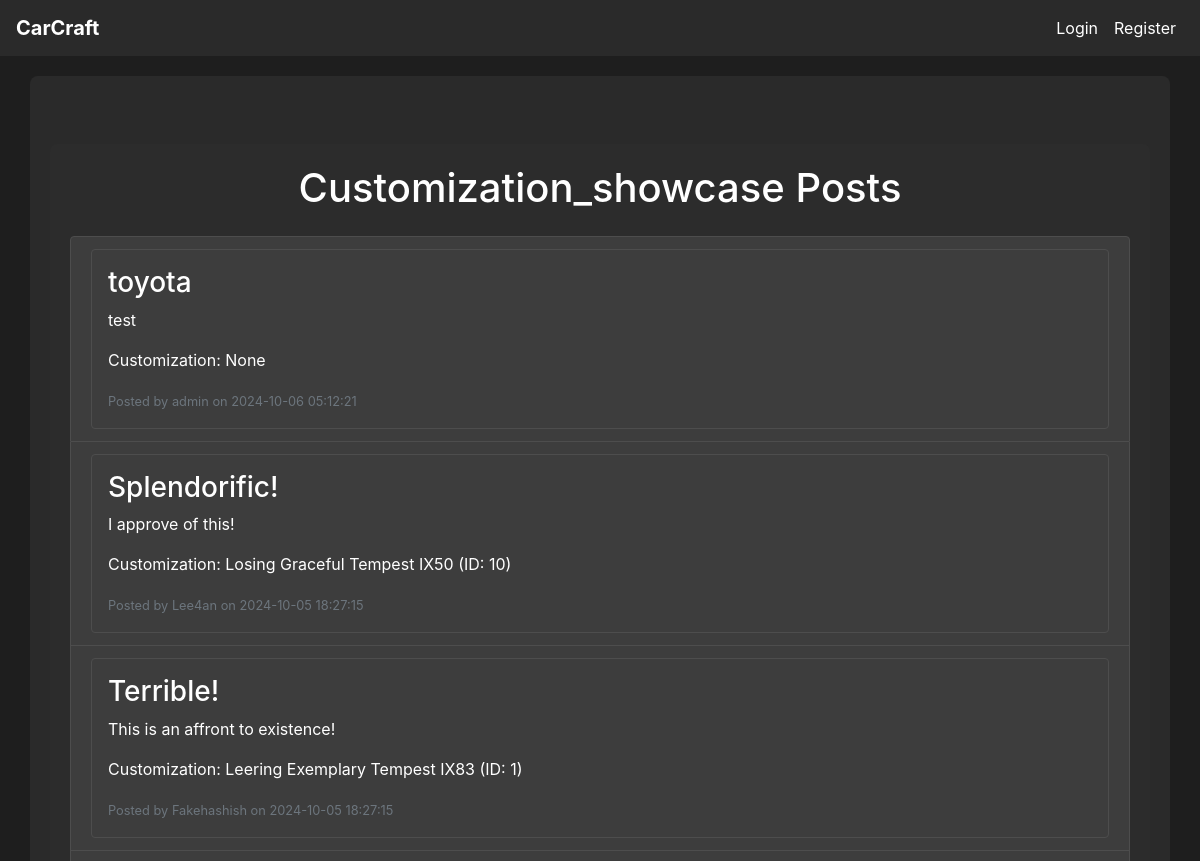
Before: /forum/category/customization_showcase (upper part) with the older database file.
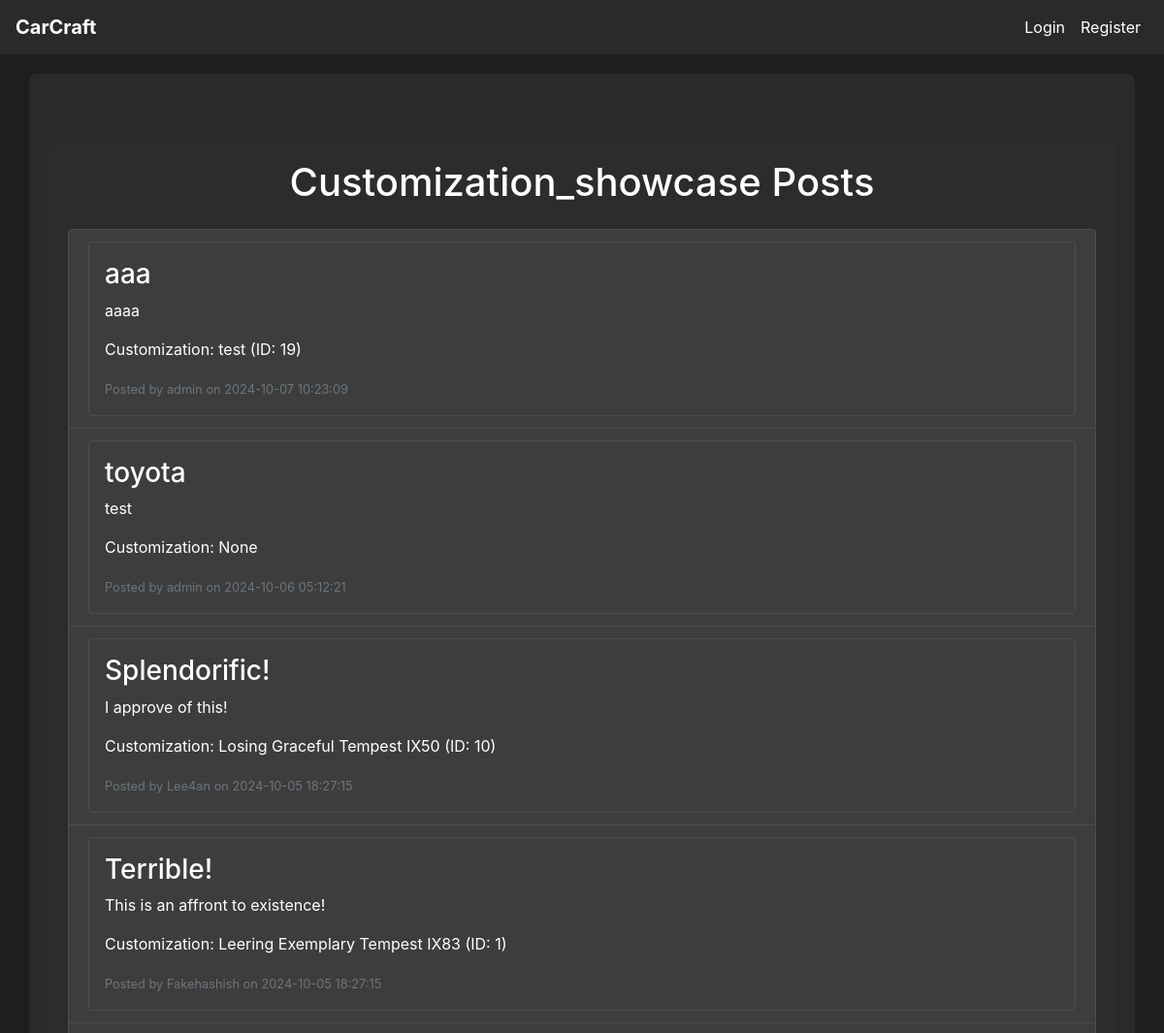
After: the same page with the newer database file.
### tables this page shows
CREATE TABLE post (
    post_id INTEGER PRIMARY KEY AUTOINCREMENT,
    customization_id INTEGER,
    user_id INTEGER NOT NULL,
    title VARCHAR(255) NOT NULL,
    description TEXT,
    category TEXT,
    created_at DATETIME DEFAULT CURRENT_TIMESTAMP,
    FOREIGN KEY (customization_id) REFERENCES customization(customization_id),
    FOREIGN KEY (user_id) REFERENCES user(user_id)
);

CREATE TABLE user (
    user_id INTEGER PRIMARY KEY AUTOINCREMENT,
    username VARCHAR(64) NOT NULL,
    email VARCHAR(100) NOT NULL,
    password_hash VARCHAR(255) NOT NULL,
    created_at DATETIME DEFAULT CURRENT_TIMESTAMP,
    admin INTEGER DEFAULT 0
);

CREATE TABLE customization (
    customization_id INTEGER PRIMARY KEY AUTOINCREMENT,
    customization_name VARCHAR(100) NOT NULL,
    user_id INTEGER NOT NULL,
    model_id INTEGER NOT NULL,
    color_id INTEGER NOT NULL,
    wheel_id INTEGER NOT NULL,
    created_at DATETIME DEFAULT CURRENT_TIMESTAMP,
    FOREIGN KEY (user_id) REFERENCES user(user_id),
    FOREIGN KEY (model_id) REFERENCES model(model_id),
    FOREIGN KEY (color_id) REFERENCES color(color_id),
    FOREIGN KEY (wheel_id) REFERENCES wheel_set(wheel_id)
);

### app.py (the view)
@app.route('/forum/category/<string:category_name>', methods=['GET'])
def posts_by_category(category_name):
    conn = get_db_connection()
    query = '''
        SELECT p.post_id, p.title, p.description, p.created_at, p.user_id, u.username,
               c.customization_name, c.customization_id
        FROM post p
        JOIN user u ON p.user_id = u.user_id
        LEFT JOIN customization c ON p.customization_id = c.customization_id
        WHERE p.category = ?
        ORDER BY p.created_at DESC
    '''
    posts = conn.execute(query, (category_name,)).fetchall()
    conn.close()
    return render_template('category_posts.html', posts=posts, category_name=category_name)

### app.py (called while the page is built)
def get_db_connection():
    conn = sqlite3.connect(DATABASE)
    conn.row_factory = sqlite3.Row  # This enables column access by name: row['column_name']
    return conn

### templates/category_posts.html (shortened to what this page needs)
{% extends "base.html" %}
{% block content %}
<div class="container mt-5">
    <h1 class="text-center mb-4">{{ category_name | capitalize }} Posts</h1>
    {% if posts %}
        <ul class="list-group">
            {% for post in posts %}
                <li class="list-group-item">
                    <a href="{{ url_for('view_post', post_id=post['post_id']) }}" class="text-decoration-none">
                        <div class="p-3 border rounded">
                            <h3>{{ post['title'] }}</h3>
                            <p>{{ post['description'] }}</p>
                            {% if post['customization_name'] %}
                                <p class="mt-2">Customization: {{ post['customization_name'] }} (ID: {{ post['customization_id'] }})</p>
                            {% else %}
                                <p class="mt-2">Customization: None</p>
                            {% endif %}
                            <small class="text-muted">Posted by {{ post['username'] }} on {{ post['created_at'] }}</small>
                        </div>
                    </a>
                </li>
            {% endfor %}
        </ul>
    {% else %}
        <p class="text-center">No posts available in this category.</p>
    {% endif %}
</div>
{% endblock %}

Changed rows visible on the page:
added post: title "aaa", description "aaaa", customization_name "test", customization_id "19", username "admin", created_at "2024-10-07 10:23:09"
